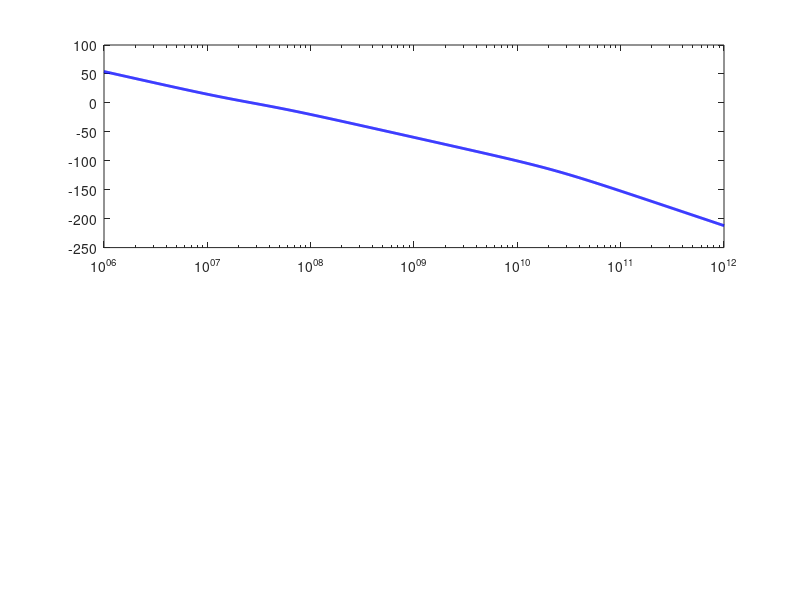

The MATLAB source for this figure: (Note: this script raises an error after producing the figure.)
clc; close all;

Kvco = 2 * pi * 180e6; 
M = 16;
Icp = 100e-6;
R1 = 4.25e4; 
C1 = 1.237e-12; 
C2 = 0.0095e-12;
R3 = 5000;
C3 = 0.95e-12;

% Calculate Frequencies
wz = 1 / (R1 * C1);
disp(['Zero Frequency: ', num2str(wz)]);

w_ugb = wz * sqrt((C1 / C2) + 1);
disp(['Unity Gain Bandwidth: ', num2str(w_ugb)]);

wp3 = (C1 + C2) / (R1 * C1 * C2);
wp4 = 1 / (R3 * C3);
disp(['Pole Frequencies: ', num2str(wp3), ', ', num2str(wp4)]);

Const1 = (Icp * Kvco) / (2 * pi * M);

% Open Loop Transfer Function
H_open = tf([C1 * R1 * Const1, Const1], ...
            [R1 * R3 * C1 * C2 * C3, ...
             R1 * C1 * C2 + R3 * C1 * C3 + R3 * C2 * C3 + R1 * C1 * C3, ...
             C1 + C2 + C3, 0, 0]);

% Bode Plot with Combined Magnitude and Phase, with Wugb, Poles, and Zeros Marked
figure;

% Use Bode plot with both magnitude and phase
[mag, phase, w] = bode(H_open);

% Plot Magnitude
subplot(2,1,1);
semilogx(w, squeeze(20*log10(mag)), 'b', 'LineWidth', 2);
hold on;

% Mark zeros and poles
[z, p, k] = tf2zp([C1*R1*Const1, Const1], ...
                   [R1*R3*C1*C2*C3, R1*C1*C2 + R3*C1*C3 + R3*C2*C3 + R1*C1*C3, C1 + C2 + C3, 0, 0]);
scatter(abs(z), interp1(w, squeeze(20*log10(mag)), abs(z)), 'ro', 'filled', 'DisplayName', 'Zeros');
scatter(abs(p), interp1(w, squeeze(20*log10(mag)), abs(p)), 'kx', 'DisplayName', 'Poles');

% Mark Unity Gain Bandwidth (Wugb)
xline(w_ugb, '--g', 'Wugb', 'LabelHorizontalAlignment', 'left', 'LabelVerticalAlignment', 'middle', 'LineWidth', 2);

title('Open Loop Bode Plot - Magnitude');
xlabel('Frequency (rad/s)');
ylabel('Magnitude (dB)');
legend('Magnitude', 'Zeros', 'Poles', 'Wugb');
grid on;

% Plot Phase
subplot(2,1,2);
semilogx(w, squeeze(phase), 'r', 'LineWidth', 2);
hold on;

% Mark Unity Gain Bandwidth on Phase plot
xline(w_ugb, '--g', 'Wugb', 'LabelHorizontalAlignment', 'left', 'LabelVerticalAlignment', 'middle', 'LineWidth', 2);

title('Open Loop Bode Plot - Phase');
xlabel('Frequency (rad/s)');
ylabel('Phase (degrees)');
grid on;

% Display Phase Margin
[Gm, Pm, Wgm, Wpm] = margin(H_open);
disp(['Phase Margin: ', num2str(Pm)]);

% Closed-Loop Transfer Function
H_closed = feedback(H_open, 1/M);

figure;
bode(H_closed);
hold on;
grid on;
title('Closed Loop Transfer Function');
set(findall(gcf, 'type', 'line'), 'linewidth', 2);

% Compute Step Response and Settling Time
figure;
step(H_closed);
title('Step Response of Closed-Loop System');
grid on;

% Analyze Step Response Characteristics
info = stepinfo(H_closed);
T_s = info.SettlingTime;
disp(info);
disp(['Settling Time (2% criterion): ', num2str(T_s), ' seconds']);
